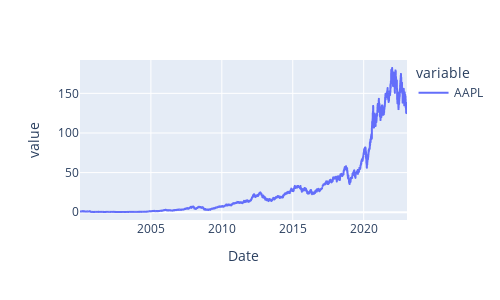

This figure's notebook cell:
### Markdown cell above
PLot financial data and look at first and last share prices.

### Code cell
df.Close['AAPL'].plot().update_layout(autosize = False, width = 500, height = 300)

### Figure 1 — Plotly figure (JSON) as saved in the notebook; plotly's stock layout.template omitted (floating-point values rounded to 4 significant figures; data arrays with more than 128 entries replaced by an {"elided": "..."} marker saying what was removed)
{"data": [{"hovertemplate": "variable=AAPL<br>Date=%{x}<br>value=%{y}<extra></extra>", "legendgroup": "AAPL", "line": {"color": "#636efa", "dash": "solid"}, "marker": {"symbol": "circle"}, "mode": "lines", "name": "AAPL", "showlegend": true, "type": "scattergl", "x": {"elided": "5800 str values"}, "xaxis": "x", "y": {"elided": "5800 float values"}, "yaxis": "y"}], "layout": {"autosize": false, "height": 300, "legend": {"title": {"text": "variable"}, "tracegroupgap": 0}, "margin": {"t": 60}, "width": 500, "xaxis": {"anchor": "y", "domain": [0, 1], "title": {"text": "Date"}}, "yaxis": {"anchor": "x", "domain": [0, 1], "title": {"text": "value"}}}}
